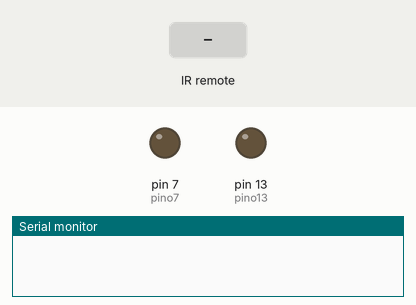
This sketch was run on a simulated Arduino Uno, built with avr-gcc and run on an emulated ATmega328P. On the bench: output pins drawn as LEDs (lit = HIGH), the last lines printed to the serial monitor. The inputs (shaded band) are chosen by the test bench.

Above: at 1.2 s.
1.3 s: infrared code 0x9716BE3F received
At 1.9 s:
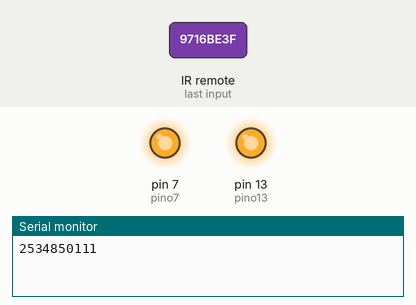
2.8 s: infrared code 0xFFFFFFFF received
At 3.1 s:
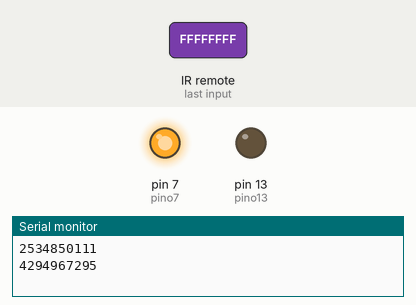
Timing chart, 0 to 5.8 s (numbered marks = the images above; inputs shaded):
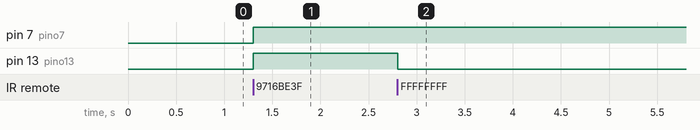

Measured:
- after the input at 1.3 s, pin 7 (pino7), pin 13 (pino13): LOW → HIGH at once
- after the input at 2.8 s, pin 13 (pino13): HIGH → LOW at once

The sketch:

controle_remoto_teste_photoresistor.ino
```cpp
// (licence header left out)
#include <IRremote.h>
int pino13 = 13;
int pino2 = 2;
int pino7 = 7;

int RECV_PIN = 2;

IRrecv irrecv(RECV_PIN);

decode_results results;

void setup()
{
  pinMode(pino13,OUTPUT);
  pinMode(pino2,OUTPUT);
  pinMode(pino7,OUTPUT);
  Serial.begin(9600);
  irrecv.enableIRIn(); // Start the receiver
}

void loop() {
  if (irrecv.decode(&results)) {
    Serial.println(results.value, DEC);


 digitalWrite(pino7,HIGH);

    if( results.value == 2534850111

 ) {
        digitalWrite(pino13,HIGH);
    }

    if( results.value == 4294967295
 ) {
      digitalWrite(pino13,LOW);

    }


    irrecv.resume(); // Receive the next value
  }
  delay(100);
}
```
